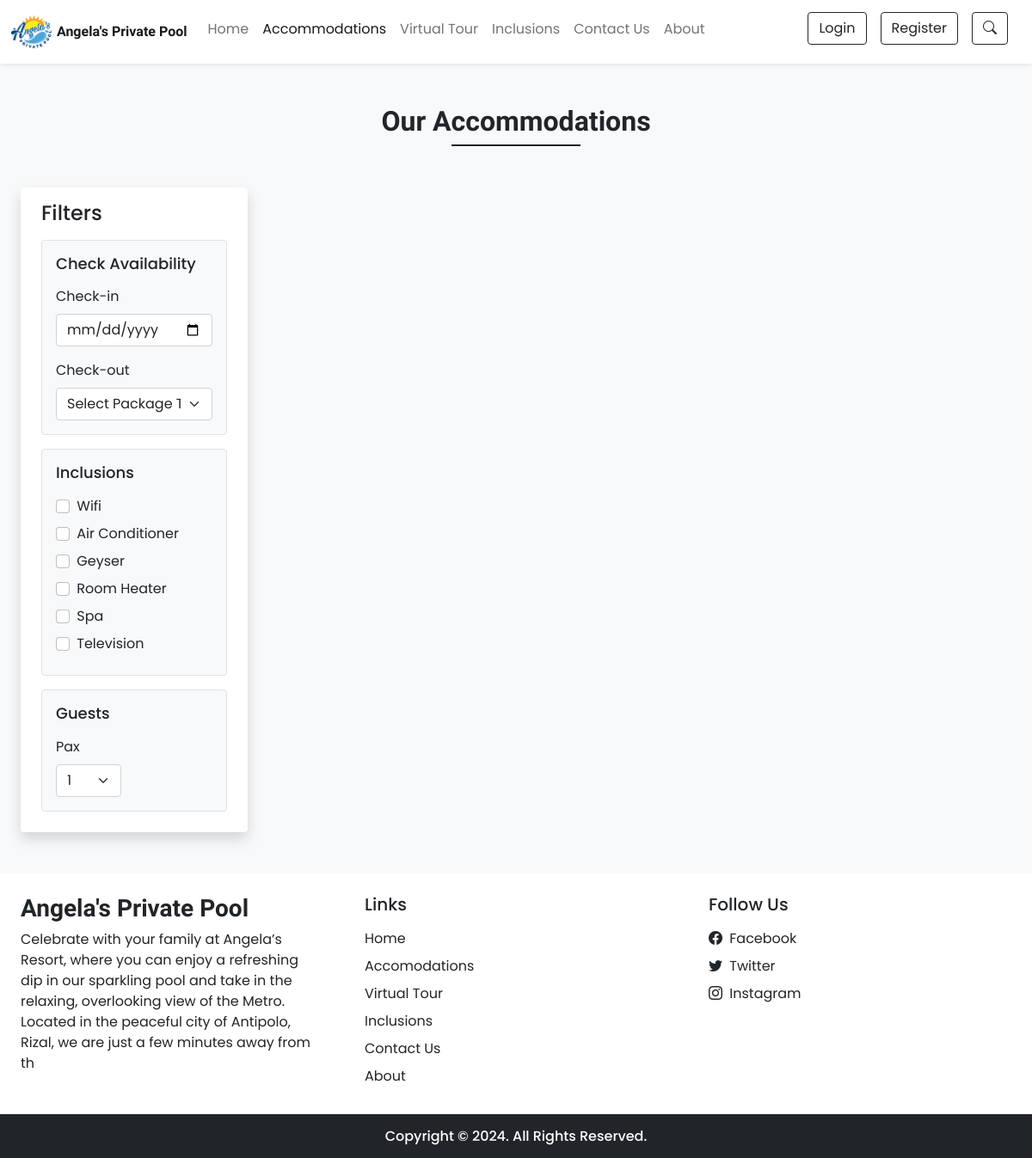
The page /rooms.php on the database its author committed.
### tables this page shows
CREATE TABLE `settings` (
  `sr_no` int(11) NOT NULL AUTO_INCREMENT,
  `site_title` varchar(50) NOT NULL,
  `site_about` varchar(250) NOT NULL,
  `shutdown` tinyint(1) NOT NULL,
  PRIMARY KEY (`sr_no`)
);

CREATE TABLE `facilities` (
  `id` int(11) NOT NULL AUTO_INCREMENT,
  `icon` varchar(100) NOT NULL,
  `name` varchar(50) NOT NULL,
  `description` varchar(250) NOT NULL,
  PRIMARY KEY (`id`)
);

### admin/inc/db_config.php (called while the page is built, shortened)
<?php
    function selectAll($table)
    {
        $con = $GLOBALS['con'];
        $res = mysqli_query($con,"SELECT * FROM $table");
        return $res;
    }
    function select($sql,$values,$datatypes)
    {
        $con = $GLOBALS['con'];
        if($stmt = mysqli_prepare($con, $sql))
        {
            mysqli_stmt_bind_param($stmt,$datatypes,...$values);
            if(mysqli_stmt_execute($stmt))
            {
                $res = mysqli_stmt_get_result($stmt);
                return $res;
            }
            else
            {
                die("Query cannot be executed - Select");
            }
        }
        else
        {
            die("Query cannot be prepared - Select");
        }
    }
?>

### rooms.php (the view, shortened to what this page needs)
<!DOCTYPE html>
<html lang="en">
<head>
    <?php require('inc/links.php'); ?>
</head>
<body class="bg-light">
    <?php
        require('inc/navbar.php');
        $checkin_default = "";
    ?>
    <div class="my-5 px-4">
        <h2 class="fw-bold h-font text-center">Our Accommodations</h2>
        <div class="h-line bg-dark"></div>
    </div>
    <div class="container-fluid">
        <div class="row">
            <div class="col-lg-3 col-md-12 mb-lg-0 mb-4 ps-4">
                <nav class="navbar navbar-expand-lg navbar-light bg-white rounded shadow">
                    <div class="container-fluid flex-lg-column align-items-stretch">
                        <h4 class="mt-2">Filters</h4>
                        <div class="collapse navbar-collapse flex-column align-items-stretch mt-2" id="filterDropdown">
                            <div class="border bg-light p-3 rounded mb-3">
                                <h5 class="d-flex align-items-center justfiy-content-between mb-3" style="font-size: 18px;">
                                    <span>Check Availability</span>
                                </h5>
                                <label class="form-label">Check-in</label>
                                <input type="date" class="form-control shadow-none mb-3" value="<?php echo $checkin_default ?>" id="checkin" onchange="chk_avail_filter()">
                                <label class="form-label">Check-out</label>
                                <select id="checkout" onchange="chk_avail_filter()" class="form-select shadow-none">
                                    <option value="">Select Package Type</option>
                                </select>
                            </div>
                            <div class="border bg-light p-3 rounded mb-3">
                                <h5 class="d-flex align-items-center justfiy-content-between mb-3" style="font-size: 18px;">
                                    <span>Inclusions</span>
                                </h5>
                                <?php
                                    $facilties_q = selectAll('facilities');
                                    while($row = mysqli_fetch_assoc($facilties_q))
                                    {
                                        echo<<<facilities
                                            <div class="mb-2">
                                                <input type="checkbox" onclick="fetch_rooms()" name="facilities" value="$row[id]" class="form-check-input shadow-none me-1 id="$row[id]"">
                                                <label class="form-check-label" for="$row[id]">$row[name]</label>
                                            </div>
                                        facilities;
                                    }
                                ?>
                            </div>
                            <div class="border bg-light p-3 rounded mb-3">
                                <h5 class="d-flex align-items-center justfiy-content-between mb-3" style="font-size: 18px;">
                                    <span>Guests</span>
                                </h5>
                                <div class="d-flex">
                                    <div class="me-3">
                                        <label class="form-label">Pax</label>
                                        <select id="adults" class="form-select shadow-none" name="adult" oninput="guests_filter()">
                                            <?php
                                                $guests_q = mysqli_query($con,"SELECT MAX(adult) AS max_adult FROM rooms WHERE status='1' AND removed='0'");
                                                $guests_res = mysqli_fetch_assoc($guests_q);
                                                for($i=1; $i<=$guests_res['max_adult']; $i++)
                                                {
                                                    echo "<option value='$i'>$i</option>";
                                                }
                                            ?>
                                        </select>
                                    </div>
                                </div>
                            </div>
                        </div>
                    </div>
                </nav>
            </div>
            <div class="col-lg-9 col-md-12 px-4" id="rooms-data">
            </div>
        </div>
    </div>
    <?php require('inc/footer.php'); ?>
</body>
</html>

### inc/navbar.php (shortened to what this page needs)
<nav id="nav-bar" class="navbar navbar-expand-lg navbar-light bg-white px-lg-auto py-lg-1 shadow-sm sticky-top">
  <div class="container-fluid">
    <a class="logo-image" href="index.php">
      <img src="images/settings/logo-angela.jpg" alt="Angela's Logo" />
    </a>
    <a class="navbar-brand ms-1 me-3 fw-bold fs-6 h-font" href="index.php"><?php echo $settings_r['site_title'] ?></a>
    <div class="collapse navbar-collapse" id="navbarSupportedContent">
      <ul class="navbar-nav me-auto mb-auto mb-lg-auto">
        <li class="nav-item">
          <a class="nav-link me-auto" href="index.php">Home</a>
        </li>
        <li class="nav-item">
          <a class="nav-link me-auto" href="rooms.php">Accommodations</a>
        </li>
        <li class="nav-item">
          <a class="nav-link me-auto" href="virtual_tour.php">Virtual Tour</a>
        </li>
        <li class="nav-item">
          <a class="nav-link me-auto" href="facilities.php">Inclusions</a>
        </li>
        <li class="nav-item">
          <a class="nav-link me-auto" href="contact.php">Contact Us</a>
        </li>
        <li class="nav-item">
          <a class="nav-link" href="about.php">About</a>
        </li>
      </ul>
      <div class="d-flex">
        <?php
          if(isset($_SESSION['login']) && $_SESSION['login']==true)
          {
            $path = USERS_IMG_PATH;
            echo<<<data
              <div class="btn-group">
                <button type="button" class="btn btn-outline-dark shadow-none dropdown-toggle" data-bs-toggle="dropdown" data-bs-display="static" aria-expanded="false">
                  $_SESSION[uName]
                </button>
                <ul class="dropdown-menu dropdown-menu-lg-end">
                  <li><a class="dropdown-item" href="profile.php">Profile</a></li>
                  <li><a class="dropdown-item" href="bookings.php">Bookings</a></li>
                  <li><a class="dropdown-item" href="logout.php">Logout</a></li>
                </ul>
              </div>
            data;
          }
          else
          {
            echo<<<data
            <button type="button" class="btn btn-outline-dark shadow-none me-lg-3 me-2 mb-2" data-bs-toggle="modal" data-bs-target="#loginModal">
              Login
            </button>
            <button type="button" class="btn btn-outline-dark shadow-none me-lg-3 me-2 mb-2" data-bs-toggle="modal" data-bs-target="#registerModal">
              Register
            </button>
            <button type="button" class="btn btn-outline-dark shadow-none me-lg-3 me-2 mb-2" data-bs-toggle="modal" data-bs-target="#trackBookingModal">
              <i class="bi bi-search"></i>
            </button>
            data;
          }
        ?>
      </div>
    </div>
  </div>
</nav>

### inc/footer.php (shortened to what this page needs)
<div class="container-fluid bg-white mt-5">
    <div class="row">
        <div class="col-lg-4 p-4">
            <h3 class="h-font fw-bold fs-3 mb-2"><?php echo $settings_r['site_title'] ?></h3>
            <p>
                <?php echo $settings_r['site_about'] ?>
            </p>
        </div>
        <div class="col-lg-4 p-4">
            <h5 class="mb-3">Links</h5>
            <a href="index.php" class="d-inline-block mb-2 text-dark text-decoration-none">Home</a><br>
            <a href="rooms.php" class="d-inline-block mb-2 text-dark text-decoration-none">Accomodations</a><br>
            <a href="virtual_tour.php" class="d-inline-block mb-2 text-dark text-decoration-none">Virtual Tour</a><br>
            <a href="facilities.php" class="d-inline-block mb-2 text-dark text-decoration-none">Inclusions</a><br>
            <a href="contact.php" class="d-inline-block mb-2 text-dark text-decoration-none">Contact Us</a><br>
            <a href="about.php" class="d-inline-block mb-2 text-dark text-decoration-none">About</a>
        </div>
        <div class="col-lg-4 p-4">
            <h5 class="mb-3">Follow Us</h5>
            <a href="<?php echo $contact_r['fb'] ?>" class="d-inline-block text-dark text-decoration-none mb-2">
                <i class="bi bi-facebook me-1"></i> Facebook
            </a><br>
            <?php
                if($contact_r['tw']!='')
                {
                    echo<<<data
                        <a href="$contact_r[tw]" class="d-inline-block text-dark text-decoration-none mb-2">
                            <i class="bi bi-twitter me-1"></i> Twitter
                        </a><br>
                    data;
                }
                if($contact_r['insta']!='')
                {
                    echo<<<data
                        <a href="$contact_r[insta]" class="d-inline-block text-dark text-decoration-none mb-2">
                            <i class="bi bi-instagram me-1"></i> Instagram
                        </a>
                    data;
                }
            ?>
        </div>
    </div>
</div>
<h6 class="text-center bg-dark text-white p-3 m-0">Copyright © 2024. All Rights Reserved.</h6>

### assets/css/common.css (style rules this page uses)
:root { --teal: #2ec1ac; --teal_hover: #279e8c; }
* { font-family: 'Poppins', sans-serif; }
.logo-image { width: 10vw; height: 10vw; border-radius: 50%; overflow: hidden; min-width: 40px; min-height: 40px; max-width: 50px; max-height: 50px; margin: 2vh 0; }
.logo-image img { width: 100%; height: 100%; object-fit: cover; object-position: center; }
@media (min-width: 1200px) { .logo-image { width: 6vw; height: 6vw; margin: 1vh 0; } }
.h-font { font-family: 'Merienda', cursive; }
.h-line { width: 150px; margin: 0 auto; height: 1.7px; }

### rows shown on the page
settings: site_title "Angela's Private Pool", site_about "Celebrate with your family at Angela’s Resort, where you can enjoy a refreshing dip in our sparkling pool and take in the relaxing, overlooking view of the Metro. Located in the peaceful city of Antipolo, Rizal, we are just a few minutes away from th"
facilities: name "Wifi"
facilities: name "Air Conditioner"
facilities: name "Geyser"
facilities: name "Room Heater"
facilities: name "Spa"
facilities: name "Television"

### other values the page prints
form field adult "1"
